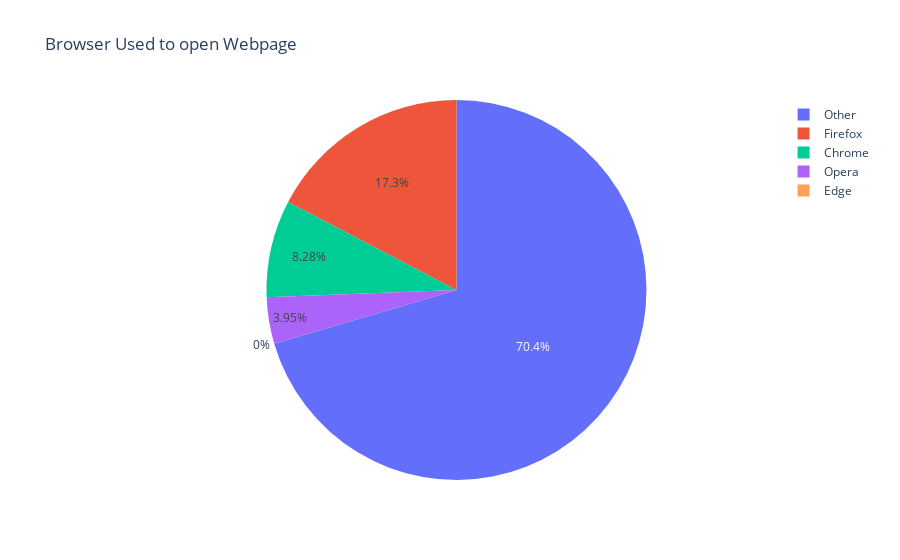

Notebook code for this chart:
### Code cell
BROWSER = brwsr_dict(df.browser)
px.pie( values=list(BROWSER.values()), names=list(BROWSER.keys()), title='Browser Used to open Webpage')

### Figure 1 — Plotly figure (JSON) as saved in the notebook; plotly's stock layout.template omitted (floating-point values rounded to 4 significant figures)
{"data": [{"domain": {"x": [0, 1], "y": [0, 1]}, "hovertemplate": "label=%{label}<br>value=%{value}<extra></extra>", "labels": ["Firefox", "Chrome", "Opera", "Edge", "Other"], "legendgroup": "", "name": "", "showlegend": true, "type": "pie", "values": [580, 277, 132, 0, 2357]}], "layout": {"legend": {"tracegroupgap": 0}, "title": {"text": "Browser Used to open Webpage"}}}
